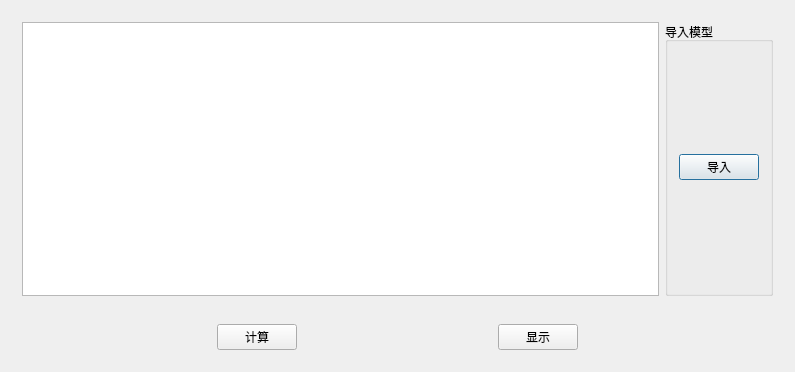
<?xml version="1.0" encoding="UTF-8"?>
<ui version="4.0">
 <class>UI_CalculateClass</class>
 <widget class="QDialog" name="UI_CalculateClass">
  <property name="geometry">
   <rect>
    <x>0</x>
    <y>0</y>
    <width>795</width>
    <height>372</height>
   </rect>
  </property>
  <property name="windowTitle">
   <string>计算</string>
  </property>
  <layout class="QVBoxLayout" name="verticalLayout">
   <item>
    <widget class="QWidget" name="widget_2" native="true">
     <layout class="QHBoxLayout" name="horizontalLayout_2">
      <item>
       <widget class="QTableWidget" name="tableWidget"/>
      </item>
      <item>
       <widget class="QGroupBox" name="groupBox">
        <property name="title">
         <string>导入模型</string>
        </property>
        <layout class="QVBoxLayout" name="verticalLayout_2">
         <item>
          <widget class="QPushButton" name="btn_InputWind">
           <property name="text">
            <string>导入</string>
           </property>
          </widget>
         </item>
        </layout>
       </widget>
      </item>
     </layout>
    </widget>
   </item>
   <item>
    <widget class="QWidget" name="widget" native="true">
     <layout class="QHBoxLayout" name="horizontalLayout">
      <item>
       <spacer name="horizontalSpacer">
        <property name="orientation">
         <enum>Qt::Horizontal</enum>
        </property>
        <property name="sizeHint" stdset="0">
         <size>
          <width>40</width>
          <height>20</height>
         </size>
        </property>
       </spacer>
      </item>
      <item>
       <widget class="QPushButton" name="btn_Wind">
        <property name="text">
         <string>计算</string>
        </property>
       </widget>
      </item>
      <item>
       <spacer name="horizontalSpacer_2">
        <property name="orientation">
         <enum>Qt::Horizontal</enum>
        </property>
        <property name="sizeHint" stdset="0">
         <size>
          <width>40</width>
          <height>20</height>
         </size>
        </property>
       </spacer>
      </item>
      <item>
       <widget class="QPushButton" name="btn_showWind">
        <property name="text">
         <string>显示</string>
        </property>
       </widget>
      </item>
      <item>
       <spacer name="horizontalSpacer_4">
        <property name="orientation">
         <enum>Qt::Horizontal</enum>
        </property>
        <property name="sizeHint" stdset="0">
         <size>
          <width>40</width>
          <height>20</height>
         </size>
        </property>
       </spacer>
      </item>
     </layout>
    </widget>
   </item>
  </layout>
 </widget>
 <layoutdefault spacing="6" margin="11"/>
 <resources/>
 <connections/>
</ui>
